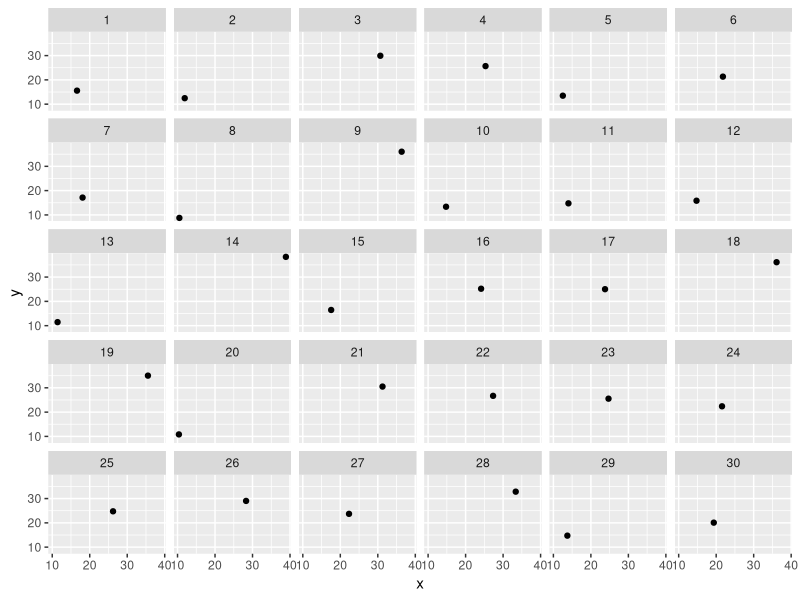
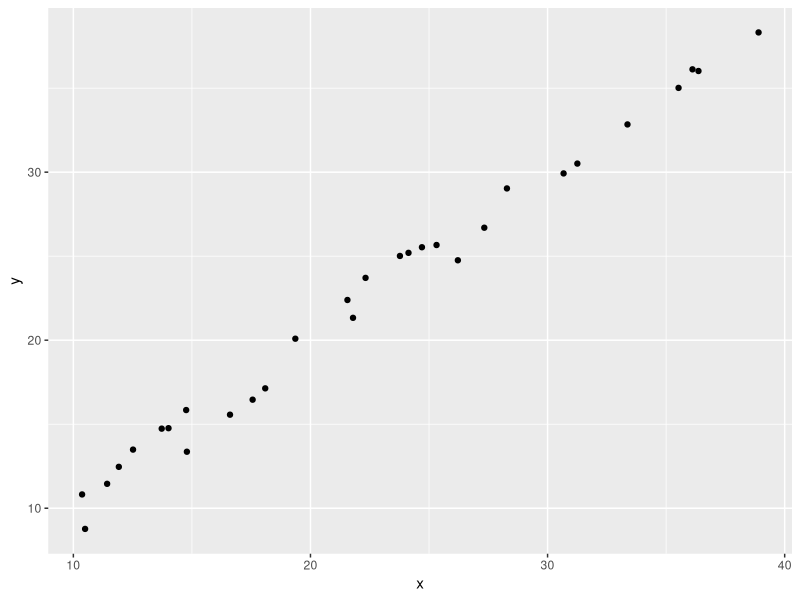

Write R code to recreate these figures, in order.
## ---- chunk 1
library(tidyverse)

dat <- 
  tibble(
    x = runif(30, 10, 40),
    y = x + rnorm(length(x))
  ) %>% 
  mutate(id = 1:n())


dat %>% 
  ggplot() +
  aes(x = x,
      y = y) +
  geom_point() +
  facet_wrap(facets = 'id')

dat %>% 
  ggplot() +
  aes(x = x,
      y = y) +
  geom_point()
